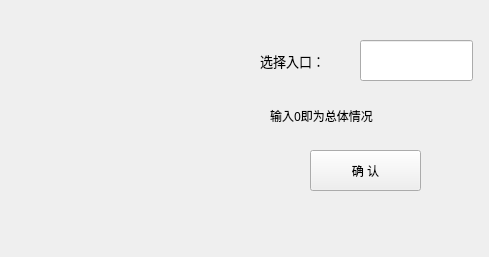
<?xml version="1.0" encoding="UTF-8"?>
<ui version="4.0">
 <class>ShowPic</class>
 <widget class="QWidget" name="ShowPic">
  <property name="geometry">
   <rect>
    <x>0</x>
    <y>0</y>
    <width>489</width>
    <height>257</height>
   </rect>
  </property>
  <property name="windowTitle">
   <string>ShowPic</string>
  </property>
  <widget class="QLabel" name="label">
   <property name="geometry">
    <rect>
     <x>260</x>
     <y>40</y>
     <width>81</width>
     <height>41</height>
    </rect>
   </property>
   <property name="font">
    <font>
     <family>黑体</family>
     <pointsize>10</pointsize>
    </font>
   </property>
   <property name="text">
    <string>选择入口：</string>
   </property>
  </widget>
  <widget class="QLineEdit" name="lineEdit">
   <property name="geometry">
    <rect>
     <x>360</x>
     <y>40</y>
     <width>113</width>
     <height>41</height>
    </rect>
   </property>
   <property name="font">
    <font>
     <family>黑体</family>
     <pointsize>10</pointsize>
    </font>
   </property>
  </widget>
  <widget class="QPushButton" name="Choose">
   <property name="geometry">
    <rect>
     <x>310</x>
     <y>150</y>
     <width>111</width>
     <height>41</height>
    </rect>
   </property>
   <property name="text">
    <string>确 认</string>
   </property>
  </widget>
  <widget class="QLabel" name="label_2">
   <property name="geometry">
    <rect>
     <x>0</x>
     <y>0</y>
     <width>241</width>
     <height>251</height>
    </rect>
   </property>
   <property name="styleSheet">
    <string notr="true">image: url(:/TrafficCon/image/多门餐厅平面图.jfif);</string>
   </property>
   <property name="text">
    <string/>
   </property>
  </widget>
  <widget class="QLabel" name="label_3">
   <property name="geometry">
    <rect>
     <x>270</x>
     <y>90</y>
     <width>171</width>
     <height>51</height>
    </rect>
   </property>
   <property name="font">
    <font>
     <family>黑体</family>
    </font>
   </property>
   <property name="frameShape">
    <enum>QFrame::Panel</enum>
   </property>
   <property name="frameShadow">
    <enum>QFrame::Sunken</enum>
   </property>
   <property name="lineWidth">
    <number>0</number>
   </property>
   <property name="text">
    <string>输入0即为总体情况</string>
   </property>
  </widget>
 </widget>
 <layoutdefault spacing="6" margin="11"/>
 <resources>
  <include location="TrafficCon.qrc"/>
 </resources>
 <connections>
  <connection>
   <sender>Choose</sender>
   <signal>clicked()</signal>
   <receiver>ShowPic</receiver>
   <slot>ShowPicture()</slot>
   <hints>
    <hint type="sourcelabel">
     <x>359</x>
     <y>176</y>
    </hint>
    <hint type="destinationlabel">
     <x>392</x>
     <y>218</y>
    </hint>
   </hints>
  </connection>
 </connections>
 <slots>
  <slot>ShowPicture()</slot>
 </slots>
</ui>
